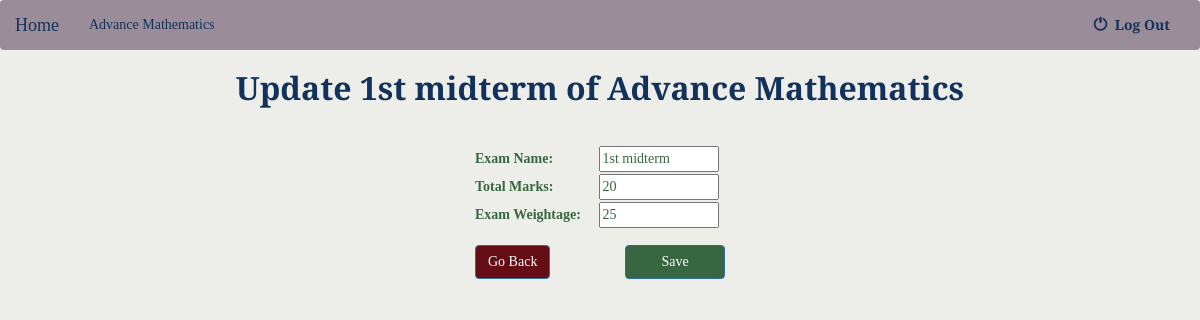
Page /authenticated/1/1/ (signed in) on the committed database.
### gms/models.py (models this page shows)
class Courses(models.Model):
    course_name = models.CharField(max_length=30)
    credit = models.PositiveSmallIntegerField(default=3)
    faculty = models.ForeignKey('Faculty',on_delete=models.PROTECT,null=True)
    students = models.ManyToManyField('Student')
    a = models.PositiveSmallIntegerField(default=80)
    b = models.PositiveSmallIntegerField(default=60)
    c = models.PositiveSmallIntegerField(default=40)
    d = models.PositiveSmallIntegerField(default=20)
    location = models.CharField(max_length = 30, default='Main Campus')
    def __str__(self):
        return self.course_name

class Exam(models.Model):
    name = models.CharField(max_length=30)
    total_marks = models.IntegerField(default=0)
    course = models.ForeignKey(Courses,on_delete=models.CASCADE,null=True)
    weightage = models.IntegerField(default=0)
    def __str__(self):
        return self.name

### gms/views.py (the view)
# urls.py: re_path(r'^authenticated/(?P<course_no>[0-9]+)/(?P<exam_no>[0-9]+)/$',update_exam,name='update_exam'),
@cache_control(no_cache=True, must_revalidate=True, no_store=True)
def update_exam(request,course_no,exam_no):
	usertype="NULL"
	if request.user.is_authenticated:
		try:
			userTemp=Faculty.objects.get(username=request.user.username,password=request.user.password)
			usertype="Faculty"
		except Faculty.DoesNotExist:
			return redirect('/logout/')
		if (usertype=="Faculty"):
			courses=userTemp.courses_set.all()
			course=courses[int(course_no)-1]
			exam=Exam.objects.get(pk=exam_no)
			if request.method=='POST':
				for std in course.students.all():
					total_marks=std.total_marks_set.get(course=course)
					total_marks.total_marks=total_marks.total_marks-((exam.weightage)/(exam.total_marks))*(Result.objects.get(student=std,course=course,exam=exam)).gained_marks
					total_marks.save()
				exam.name=request.POST['exam_name']
				exam.total_marks=request.POST['total_marks']
				exam.weightage=request.POST['weightage']
				exam.save()
				for std in course.students.all():
					total_marks=std.total_marks_set.get(course=course)
					total_marks.total_marks=total_marks.total_marks+(float(exam.weightage)/float(exam.total_marks))*float((Result.objects.get(student=std,course=course,exam=exam)).gained_marks)
					total_marks.save()
				return redirect("/authenticated/" + str(course_no)+"/",{'faculty':userTemp, 'course':course,'course_no':int(course_no)})
			else :
				return render(request, "update_exam.html",{'course_no':course_no,'exam':exam,'course':course})
		else :
			return redirect('/logout/')
	else :
			return redirect('/logout/')

### gms/template/update_exam.html (shortened to what this page needs)
<!DOCTYPE html>
<html>
<head>
	{%load static%}
	<link rel="stylesheet" href="https://maxcdn.bootstrapcdn.com/bootstrap/3.3.6/css/bootstrap.min.css">
	<link rel="stylesheet" type="text/css" href="{% static 'gms/style.css' %}"/>
</head>
</head>
<body>
	<nav class="navbar navbar-inverse" style="background-color:#9A8C98;color:#13325B;border: #9A8C98;">
		<div class="container-fluid">
		<div class="navbar-header" >
			<a class="navbar-brand" href="/authenticated/" style="color:#13325B;font-family: 'Cinzel'">Home</a>
		</div>
		<div class="collapse navbar-collapse" id="topNavBar">
			<ul class="nav navbar-nav">
				<li class="active">
					<a href="/authenticated/{{course_no}}" style="background-color:#9A8C98;color:#13325B;border: #9A8C98;font-family: 'Cinzel';">{{course.course_name}}</a>
				</li>
			</ul>
			<ul class="nav navbar-nav navbar-right">
				<li class="">
					<a href="/logout/" style="color:#13325B;font-family: 'Cinzel';font-weight: bold;">
						<span class="glyphicon glyphicon-off" aria-hidden="true" style="color:#13325B;"></span>&nbsp;
						Log Out
					</a>
				</li>
			</ul>
		</div>
		</div>
	</nav>
	<h3 style="text-align: center;color:#13325B;font-family: 'Cinzel';font-weight:bold;font-size:32px">Update {{exam}} of {{course}}</h3>
	<hr>
	<div style="width:250px; margin:0 auto;">
		<form action="/authenticated/{{course_no}}/{{exam.id}}/" method="post" style="color:#386641;font-family: 'Noto'">
			<label>Exam Name:</label>
		    <input type="text" id="exam_name" name="exam_name" value='{{exam.name}}' required><br>
		    <label>Total Marks:</label>
		    <input type="number" id="total_marks" name="total_marks" value='{{exam.total_marks}}' min="1" required><br>
		    <label>Exam Weightage:</label>
		    <input type="number" id="weightage" name="weightage" value='{{exam.weightage}}' min="0" max="100" required><br>
		  	<button class="btn btn-primary" type="submit" style="float: right;width: 100px;margin-top:15px;background-color:#386641;font-family:Cinzel;" >  Save  </button>
		</form>
		<a href="/authenticated/{{course_no}}" style="float: left;margin-top:15px;background-color:#640d14;font-family:Cinzel;"  class="btn btn-primary">Go Back</a>
	</div>
</body>
</html>

### gms/static/gms/style.css (style rules this page uses)
body { background :#edede9; }
label { width: 120px; }
input { width: 120px; }

### rows in the picture
Courses: course_name "Advance Mathematics"
Exam: name "1st midterm", exam_name "1st midterm", total_marks "20", weightage "25"
